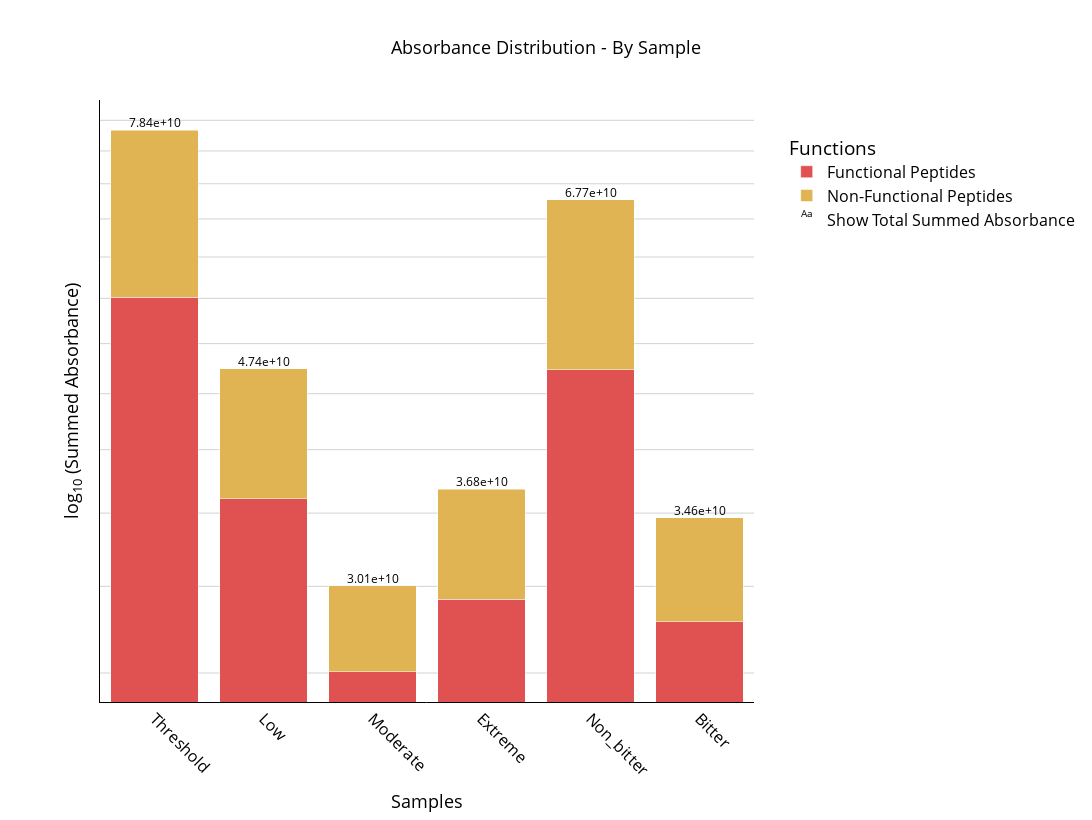

The cell this chart's notebook holds for it:
### Code cell
data_transformer = DataTransformation()
# Initialize the interface
data_transformer.setup_data_loading_ui()

# Create instances
data_handler = DataHandler(data_transformer)
data_handler.display_handler()

# Create Plotter
plotter = Plotter(data_transformer, data_handler)
plotter.display()

### Figure 1 — Plotly figure (JSON) as saved in the notebook; plotly's stock layout.template omitted (floating-point values rounded to 4 significant figures)
{"data": [{"hoverinfo": "text", "hovertext": ["Protein: Functional Peptides<br>Sample: Threshold<br>Relative Summed Absorbance: 70.31%<br>Absolute Summed Absorbance: 5.51e+10<br>", "Protein: Functional Peptides<br>Sample: Low<br>Relative Summed Absorbance: 76.02%<br>Absolute Summed Absorbance: 3.61e+10<br>", "Protein: Functional Peptides<br>Sample: Moderate<br>Relative Summed Absorbance: 83.39%<br>Absolute Summed Absorbance: 2.51e+10<br>", "Protein: Functional Peptides<br>Sample: Extreme<br>Relative Summed Absorbance: 79.29%<br>Absolute Summed Absorbance: 2.92e+10<br>", "Protein: Functional Peptides<br>Sample: Non_bitter<br>Relative Summed Absorbance: 69.91%<br>Absolute Summed Absorbance: 4.73e+10<br>", "Protein: Functional Peptides<br>Sample: Bitter<br>Relative Summed Absorbance: 80.33%<br>Absolute Summed Absorbance: 2.78e+10<br>"], "marker": {"color": "hsl(0.0,70%,60%)"}, "name": "Functional Peptides", "showlegend": true, "type": "bar", "x": ["Threshold", "Low", "Moderate", "Extreme", "Non_bitter", "Bitter"], "y": [55100000000.0, 36060000000.0, 25060000000.0, 29190000000.0, 47300000000.0, 27830000000.0]}, {"hoverinfo": "text", "hovertext": ["Protein: Non-Functional Peptides<br>Sample: Threshold<br>Relative Summed Absorbance: 29.69%<br>Absolute Summed Absorbance: 2.33e+10<br>", "Protein: Non-Functional Peptides<br>Sample: Low<br>Relative Summed Absorbance: 23.98%<br>Absolute Summed Absorbance: 1.14e+10<br>", "Protein: Non-Functional Peptides<br>Sample: Moderate<br>Relative Summed Absorbance: 16.61%<br>Absolute Summed Absorbance: 4.99e+09<br>", "Protein: Non-Functional Peptides<br>Sample: Extreme<br>Relative Summed Absorbance: 20.71%<br>Absolute Summed Absorbance: 7.62e+09<br>", "Protein: Non-Functional Peptides<br>Sample: Non_bitter<br>Relative Summed Absorbance: 30.09%<br>Absolute Summed Absorbance: 2.04e+10<br>", "Protein: Non-Functional Peptides<br>Sample: Bitter<br>Relative Summed Absorbance: 19.67%<br>Absolute Summed Absorbance: 6.81e+09<br>"], "marker": {"color": "hsl(41.25,70%,60%)"}, "name": "Non-Functional Peptides", "showlegend": true, "type": "bar", "x": ["Threshold", "Low", "Moderate", "Extreme", "Non_bitter", "Bitter"], "y": [23270000000.0, 11380000000.0, 4992000000.0, 7623000000.0, 20360000000.0, 6814000000.0]}, {"hoverinfo": "none", "mode": "text", "name": "Show Total Summed Absorbance", "showlegend": true, "text": ["7.84e+10", "4.74e+10", "3.01e+10", "3.68e+10", "6.77e+10", "3.46e+10"], "textfont": {"color": "black", "size": 12}, "textposition": "top center", "texttemplate": "%{text}", "type": "scatter", "x": ["Threshold", "Low", "Moderate", "Extreme", "Non_bitter", "Bitter"], "y": [78370000000.0, 47430000000.0, 30050000000.0, 36820000000.0, 67670000000.0, 34650000000.0]}], "layout": {"barmode": "stack", "height": 820, "hoverlabel": {"bgcolor": "white", "font": {"family": "Arial", "size": 14}}, "legend": {"bgcolor": "rgba(255, 255, 255, 0.9)", "font": {"color": "black", "size": 16}, "title": {"text": "Functions"}, "traceorder": "normal", "x": 1.05, "xanchor": "left", "y": 0.95, "yanchor": "top"}, "margin": {"b": 100, "l": 100, "r": 100, "t": 100}, "showlegend": true, "title": {"font": {"color": "black", "size": 18}, "text": "Absorbance Distribution - By Sample", "x": 0.5, "xanchor": "center", "y": 0.95, "yanchor": "top"}, "width": 1200, "xaxis": {"linecolor": "black", "linewidth": 1, "mirror": false, "showline": true, "tickangle": 45, "tickfont": {"color": "black", "size": 16}, "title": {"font": {"color": "black", "size": 18}, "text": "Samples"}}, "yaxis": {"exponentformat": "E", "gridcolor": "lightgray", "linecolor": "black", "linewidth": 1, "mirror": false, "showexponent": "all", "showgrid": true, "showline": true, "showticklabels": false, "tickfont": {"color": "black", "size": 16}, "tickformat": ".1e", "title": {"font": {"color": "black", "size": 18}, "text": "log<sub>10</sub> (Summed Absorbance)"}, "type": "log", "zeroline": false}}}
